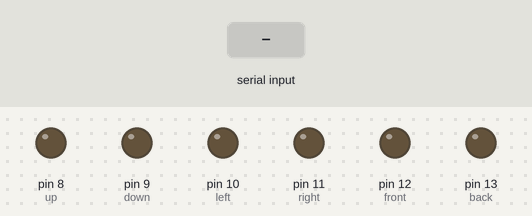
A sketch run on a simulated Arduino Uno, built with avr-gcc and run on an emulated ATmega328P. Shown: output pins drawn as LEDs (lit = HIGH). Dashed ring = blinking. The test bench sets the inputs (shaded band). What the sketch prints to the serial monitor is not drawn.

Above: at 1.2 s.
1.3 s: "u" received over Serial
At 2.6 s:
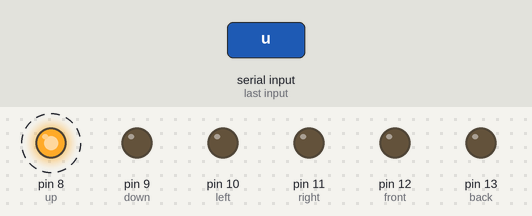
4.3 s: "d" received over Serial
At 6.2 s:
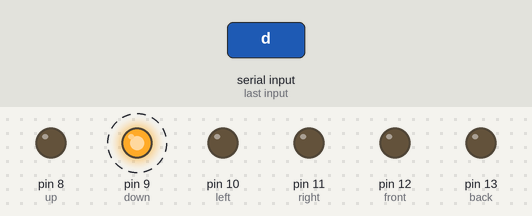
7.3 s: "l" received over Serial
At 8.9 s:
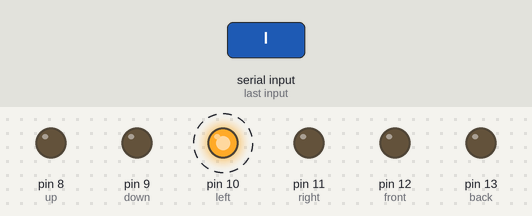
10.3 s: "r" received over Serial
At 11.6 s:
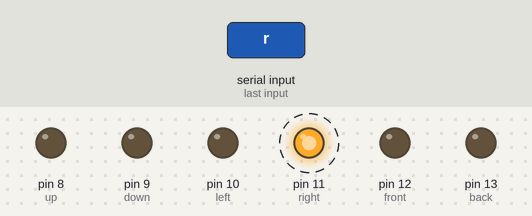
13.3 s: "b" received over Serial
At 15.2 s:
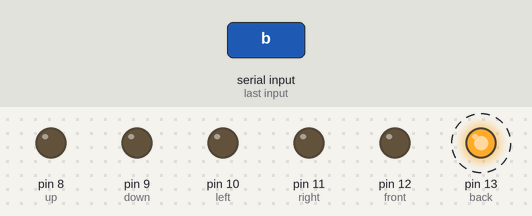
16.3 s: "f" received over Serial
At 17.9 s:
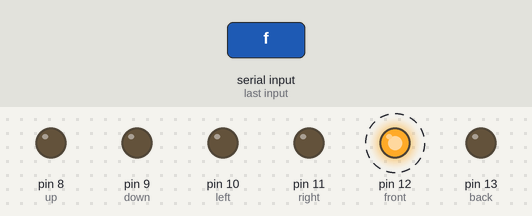
Timing chart, 0 to 20.3 s (numbered marks = the images above; inputs shaded):
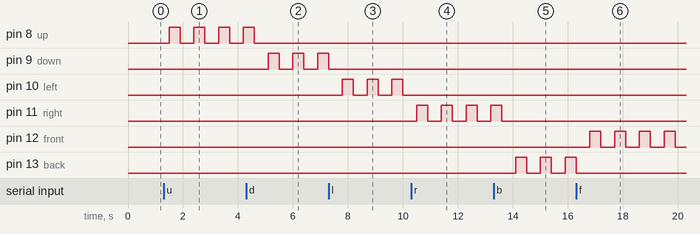

Measured:
- after the input at 1.3 s, pin 8 (up): alternates HIGH for 0.40 s and LOW for 0.50 s, starting after 0.20 s
- after the input at 4.3 s, pin 8 (up): goes on until 4.6 s, then stays LOW; pin 9 (down): alternates HIGH for 0.40 s and LOW for 0.50 s, starting after 0.80 s
- after the input at 7.3 s, pin 9 (down): goes on until 7.3 s, then stays LOW; pin 10 (left): alternates HIGH for 0.40 s and LOW for 0.50 s, starting after 0.50 s
- after the input at 10.3 s, pin 10 (left): stops changing and stays LOW; pin 11 (right): alternates HIGH for 0.40 s and LOW for 0.50 s, starting after 0.20 s
- after the input at 13.3 s, pin 11 (right): goes on until 13.6 s, then stays LOW; pin 13 (back): alternates HIGH for 0.40 s and LOW for 0.50 s, starting after 0.80 s
- after the input at 16.3 s, pin 12 (front): alternates HIGH for 0.40 s and LOW for 0.50 s, starting after 0.50 s; pin 13 (back): goes on until 16.3 s, then stays LOW

The sketch:

P3.ino
```cpp
//#include <SoftwareSerial.h>
//SoftwareSerial BTserial(1, 0); // RX | TX

int up = 8, down = 9, left = 10, right = 11, front = 12, back = 13;
int dir = 0;
void setup()
  {
    Serial.begin(9600);
    //BTserial.begin(9600);
    pinMode(up, OUTPUT);
    pinMode(down, OUTPUT);
    pinMode(left, OUTPUT);
    pinMode(right, OUTPUT);
    pinMode(front, OUTPUT);
    pinMode(back, OUTPUT);

  }       // LOW, CHANGE, RISING, FALLING


void loop()
  {
     if(Serial.available()>0)
        {
          dir = Serial.read();
        }
     switch(dir)
      {
        case 'u': //arriba
          digitalWrite(up, HIGH);
          delay(400);
          digitalWrite(up, LOW);
          Serial.print("Arriba");
        break;
        case 'd': //abajo
          digitalWrite(down, HIGH);
          delay(400);
          digitalWrite(down, LOW);
          Serial.print("Abajo");
        break;
        case 'l': //izq
          digitalWrite(left, HIGH);
          delay(400);
          digitalWrite(left, LOW);
          Serial.print("Izquierda");
        break;
        case 'r': //der
          digitalWrite(right, HIGH);
          delay(400);
          digitalWrite(right, LOW);
          Serial.print("Derecha");
        break;
        case 'b': //tras
          digitalWrite(back, HIGH);
          delay(400);
          digitalWrite(back, LOW);
          Serial.print("Atrás");
        break;
        case 'f': //tras
          digitalWrite(front, HIGH);
          delay(400);
          digitalWrite(front, LOW);
          Serial.print("Adelante");
        break;
      }
      delay(500);
  }
```
